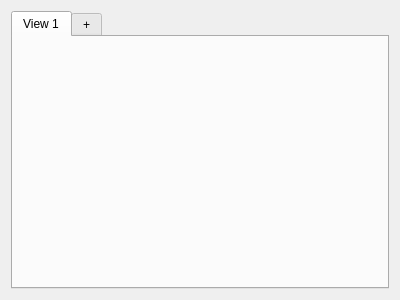
<?xml version="1.0" encoding="UTF-8"?>
<ui version="4.0">
 <class>VisualizationWidget</class>
 <widget class="QWidget" name="VisualizationWidget">
  <property name="geometry">
   <rect>
    <x>0</x>
    <y>0</y>
    <width>400</width>
    <height>300</height>
   </rect>
  </property>
  <property name="windowTitle">
   <string>Form</string>
  </property>
  <layout class="QVBoxLayout" name="verticalLayout">
   <item>
    <widget class="QTabWidget" name="tabWidget">
     <property name="currentIndex">
      <number>0</number>
     </property>
     <widget class="QWidget" name="firstView">
      <attribute name="title">
       <string>View 1</string>
      </attribute>
     </widget>
     <widget class="QWidget" name="secondView">
      <attribute name="title">
       <string>+</string>
      </attribute>
     </widget>
    </widget>
   </item>
  </layout>
 </widget>
 <resources/>
 <connections/>
</ui>
